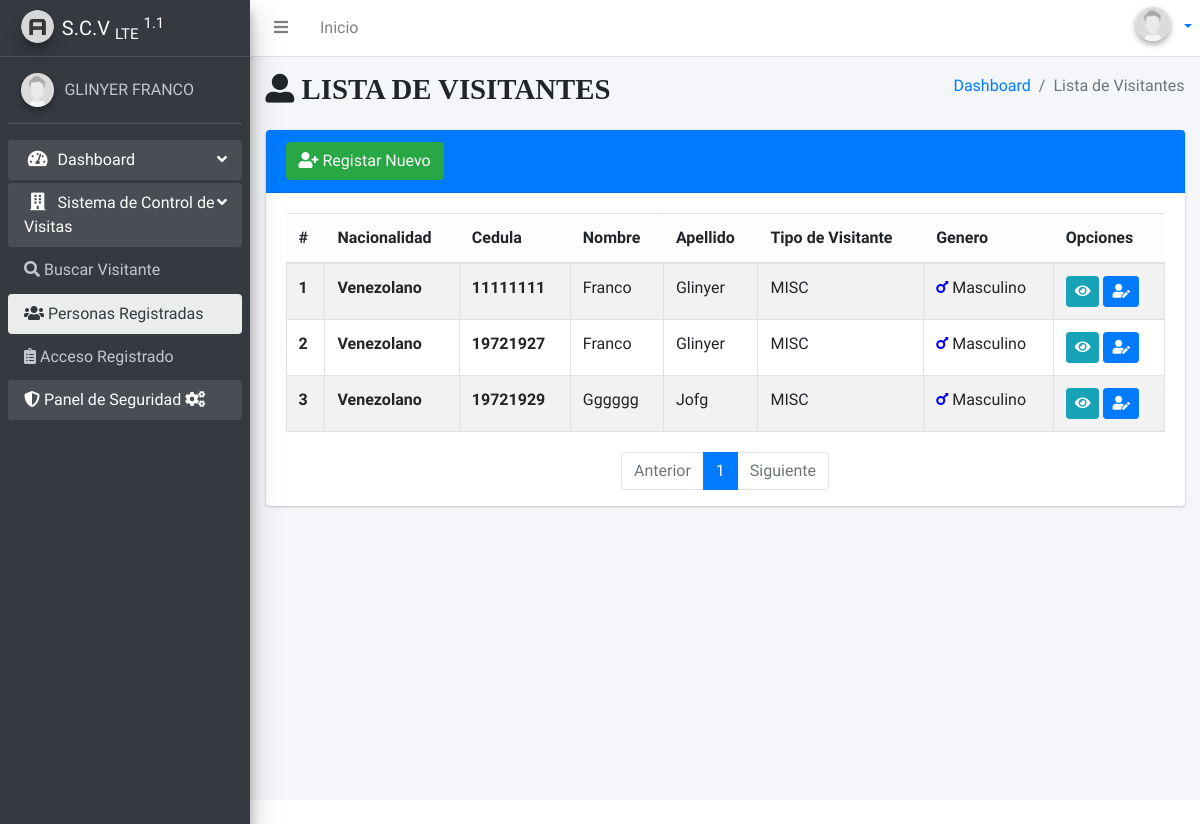
The page /person/list/ (signed in) on the database as committed earlier.
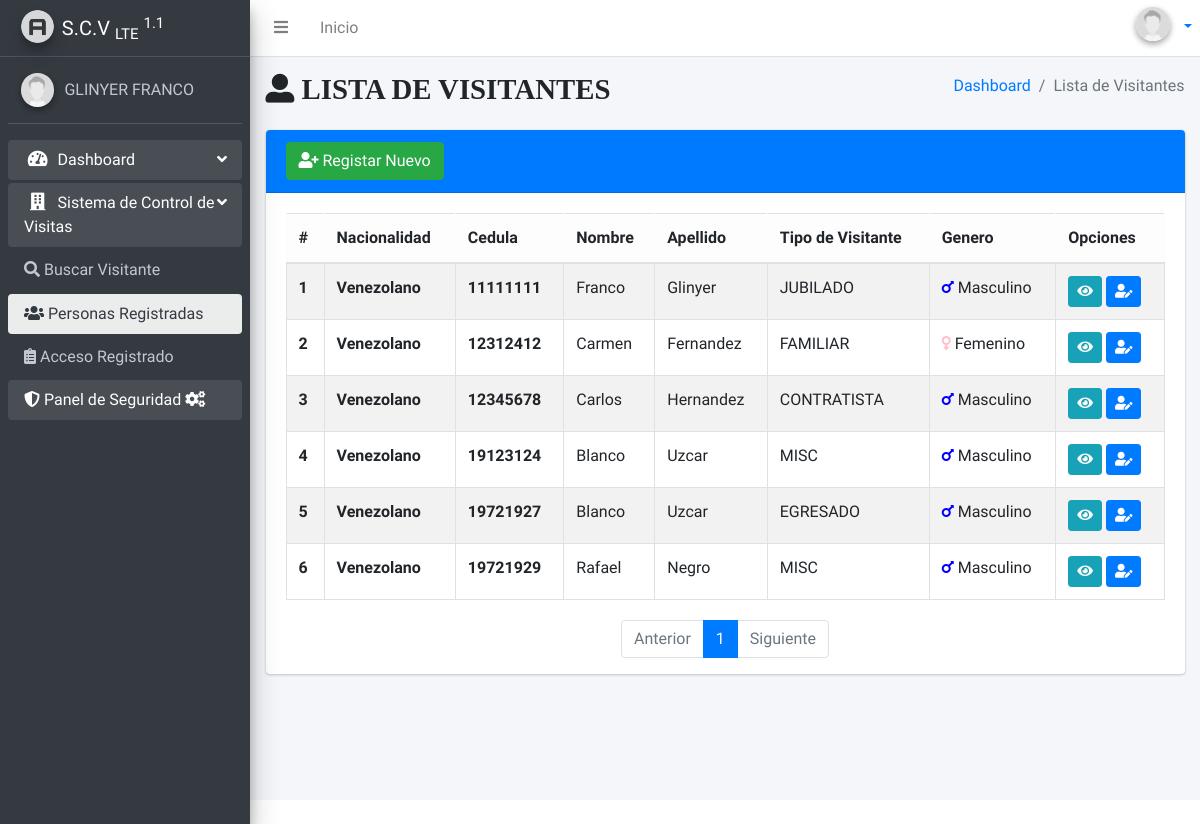
The same page on the database as committed later.
### apps/dashboard/models.py (models this page shows, shortened)
class Profile(models.Model):
    user = models.OneToOneField(User, on_delete=models.CASCADE)
    dni = models.CharField('Cedula',max_length=10, null=True, blank=True)
    avatar = models.ImageField(upload_to='profiles',  default='users/default.jpg',null=True, blank=True)
    bio = models.TextField(null=True, blank=True)
    class Meta:
        verbose_name ='Perfil'
        verbose_name_plural ='Perfiles'

### apps/gav/models.py (models this page shows, shortened)
class Personas(models.Model):
    LIST_NAC = [
        ('VE', 'Venezolano'),
        ('EX', 'Extranjero'),
    ]
    Lista_status = [('F', 'FAMILIAR'),
                    ('E', 'EGRESADO'),
                    ('J', 'JUBILADO'),
                    ('C', 'CONTRATISTA'),
                    ('M', 'MISC'),
                    ]
    status = models.CharField(
        'Tipo de visitante', max_length=1, choices=Lista_status, null=False, default='M')
    nac = models.CharField('Nacionalidad', max_length=2, choices=LIST_NAC, null=True, blank=True)
    dni = models.CharField('Cedula', primary_key=True,  max_length=8,validators=[MinLengthValidator(6)])
    first_name = models.CharField('Nombre', max_length=40,validators=[MinLengthValidator(3)])
    last_name = models.CharField('Apellido', max_length=40,validators=[MinLengthValidator(3)])
    GENDER_CHOICES = [
        ('M', 'Masculino'),
        ('F', 'Femenino'),
    ]
    gender = models.CharField('Género', max_length=1, choices=GENDER_CHOICES, null=True, blank=True)
    class Meta:
        verbose_name = "Personas"
        verbose_name_plural = "Personas"
        ordering = ['-dni']

### apps/gav/views.py (the view)
# urls.py: path('person/list/',views.lperson,name='lperson'),
@login_required
@permission_required('gav.add_personas')
def lperson(request):
    try:
        persons = Personas.objects.all().order_by('dni')
        paginator = Paginator(persons, 8)
        page_number = request.GET.get('page')
        page_obj = paginator.get_page(page_number)
        context = {
            'page_obj': page_obj}
        return render(request, 'person/lperson.html', context)
    except Personas.DoesNotExist:
        return render(request, 'accesss/notfound.html')

### templates/person/lperson.html (shortened to what this page needs)
{% extends 'layouts/main.html' %}
{% block titlecontent %}
  <i class="fas fa-user-alt"> LISTA DE VISITANTES</i>
{% endblock %}
{% block titlemenu %}
  Lista de Visitantes
{% endblock %}
{% block content %}
  <div class="content">
    <div class="container-fluid">
   <div class="row">
        <div class="col">
          <div class="card card-primary">
            <div class="card-header">
             {% if perms.gav.add_personas%}
           <a href="{% url 'cperson' %}" class="btn btn-success"><i class="fa fa-user-plus" aria-hidden="true"></i> Registar Nuevo</a>
           {%endif%}
            </div>
            <div class="card-body">
              <table class="table table-striped table-bordered">
                <thead class="table-light">
                  <tr>
                    <th scope="col">#</th>
                    <th scope="col">Nacionalidad</th>
                    <th scope="col">Cedula</th>
                    <th scope="col">Nombre</th>
                    <th scope="col">Apellido</th>
                    <th scope="col">Tipo de Visitante</th>
                    <th scope="col">Genero</th>
                    <th scope="col">Opciones</th>
                  </tr>
                </thead>
                <tbody>
                  {% for person in page_obj %}
                    <tr>
                      <th>{{ forloop.counter }}</th>
                      <th >{{ person.get_nac_display }}</th>
                      <th>{{ person.dni }}</th>
                      <td>{{ person.first_name }}</td>
                      <td>{{ person.last_name }}</td>
                      <td>{{ person.get_status_display}}</td>
                      {%load static%}
                      <td>  {% if person.gender == 'M' %}
                        <i class="fas fa-mars" style="color :blue"> </i> {{ person.get_gender_display}}
              {% else %}
              <i class="fas fa-venus" style="color:pink"> </i> {{ person.get_gender_display}}
      {% endif %}
    </td>
                      <td>
                   <a class="btn btn-sm btn-info" href="{% url 'dperson' dni=person.dni %}"><i class="fa fa-eye" aria-hidden="true"></i></a>
                   {% if perms.gav.change_personas%}
                   <a class="btn btn-sm btn-primary" href="{%url 'eperson' person.dni %}"><i class="fas fa-user-edit"></i></a>
                   {%endif%}
                      </td>
                    </tr>
                  {% endfor %}
                </tbody>
              </table>
            </div>
            <nav aria-label="Page navigation example px-6">
              <ul class="pagination justify-content-center">
                {% if page_obj.has_previous %}
                  <li class="page-item">
                    <a class="page-link" href="?page={{ page_obj.previous_page_number }}">Anterior</a>
                  </li>
                {% else %}
                  <li class="page-item disabled">
                    <a class="page-link">Anterior</a>
                  </li>
                {% endif %}
                {% for page in page_obj.paginator.page_range %}
                  {% if page == page_obj.number %}
                    <li class="page-item active">
                      <a class="page-link" href="?page={{ page }}">{{ page }}</a>
                    </li>
                  {% else %}
                    <li class="page-item">
                      <a class="page-link" href="?page={{ page }}">{{ page }}</a>
                    </li>
                  {% endif %}
                {% endfor %}
                {% if page_obj.has_next %}
                  <li class="page-item">
                    <a class="page-link" href="?page={{ page_obj.next_page_number }}">Siguiente</a>
                  </li>
                {% else %}
                  <li class="page-item disabled">
                    <a class="page-link">Siguiente</a>
                  </li>
                {% endif %}
              </ul>
            </nav>
          </div>
        </div>
      </div>
    </div>
  </div>
{% endblock %}

### templates/layouts/main.html (shortened to what this page needs)
<!DOCTYPE html>
{% load static %}
<html lang="es">
  <head>
    <link rel="stylesheet" href="{% static 'plugins/fontawesome-free/css/all.min.css' %}" />
    <link rel="stylesheet" href="{% static 'dist/css/adminlte.min.css' %}" />
  </head>
  <body class="hold-transition sidebar-mini">
    <div class="wrapper">
      {% include 'layouts/navbar.html' %}
      <div class="content-wrapper">
        <section class="content-header">
          <div class="container-fluid">
            <div class="row mb-2">
              <div class="col-sm-6">
                <h1>
                  {% block titlecontent %}
                  {% endblock %}
                </h1>
              </div>
              <div class="col-sm-6">
                <ol class="breadcrumb float-sm-right">
                  <li class="breadcrumb-item">
                    <a href="/">Dashboard</a>
                  </li>
                  <li class="breadcrumb-item active">
                    {% block titlemenu %}
                    {% endblock %}
                  </li>
                </ol>
              </div>
            </div>
          </div>
        </section>
        {% block content %}
        {% endblock %}
      </div>
      {% include 'layouts/sidebar.html' %}
    </div>
  </body>
</html>

### templates/layouts/navbar.html (shortened to what this page needs)
{%load static%}
<nav class="main-header navbar navbar-expand navbar-white navbar-light">
    <ul class="navbar-nav">
      <li class="nav-item">
        <a class="nav-link" data-widget="pushmenu" href="#" role="button"><i class="fas fa-bars"></i></a>
      </li>
      <li class="nav-item d-none d-sm-inline-block">
        <a href="/" class="nav-link">Inicio</a>
      </li>
    </ul>
    <ul class="navbar-nav ml-auto">
      <li class="dropdown user user-menu">
        <a href="#" class="dropdown-toggle" data-toggle="dropdown" aria-expanded="false">
             <span class="hidden-xs">
              {% if request.user.profile.avatar %}
              <img
                class="img-circle elevation-2 user-image"
                src="{{ request.user.profile.avatar.url }}"
                alt="Fotografía"
              />
              {% else %}
              <img
                src="{% static 'dist/img/user2-160x160.jpg' %}"
                class="img-circle elevation-2 user-image"
                alt="User Image"
              />
              {% endif %}
 </span>
        </a>
    </ul>
  </nav>

### templates/layouts/sidebar.html (shortened to what this page needs)
{% load static %}
in<aside class="main-sidebar elevation-4 sidebar-dark-primary">
  <a href="/" class="brand-link">
    <img
      src="{% static 'dist/img/AdminLTELogo.png' %}"
      alt=""
      class="brand-image img-circle elevation-3"
      style="opacity: 0.8"
    />
    <span class="brand-text font-weight-light"><b>S.C.V</b> <sub>LTE</sub> <sup> 1.1</sup></span>
  </a>
  <div class="sidebar">
    <div class="user-panel mt-3 pb-3 mb-3 d-flex">
      <div class="image">
        {% if request.user.profile.avatar %}
        <img
          class="img-circle elevation-2"
          src="{{ request.user.profile.avatar.url }}"
          alt="Fotografía"
        />
        {% else %}
        <img
          src="{% static 'dist/img/user2-160x160.jpg' %}"
          class="img-circle elevation-2"
          alt="User Image"
        />
        {% endif %}
      </div>
      <div class="info">
        {% if user.first_name and user.last_name %}
        <a href="{%url 'profiles-view'%}" class="d-block"
          >{{ user.first_name |upper }} {{ user.last_name |upper }}</a
        >
        {% else %}
        <a href="{%url 'profiles-view'%}" class="d-block">{{ user.username |upper }}</a>
        {% endif %}
      </div>
    </div>
    <nav class="mt-2">
      <ul class="nav nav-pills nav-sidebar flex-column"  data-widget="treeview" role="menu" data-accordion="false">
     <li class="nav-item menu-open">
          <a
            href="{% url 'home' %}"
            class="nav-link {% if request.resolver_match.url_name == 'home' %}active{% endif %}"
          >
            <i class="nav-icon fas fa-tachometer-alt"></i>
            <p>
              Dashboard
              <i class="right fas fa-angle-left"></i>
            </p>
          </a>
        </li>
        {%if perms.gav.view_personas %}
        <li class="nav-item menu-open">
          <a href="" class="nav-link">
            <i class="fas fa-building nav-icon"></i>
            <p>
              Sistema de Control de Visitas
              <i class="right fas fa-angle-left"></i>
            </p>
          </a>
          <ul class="nav nav-treeview">
            <li class="nav-item">
              <a
                href="{% url 'search' %}"
                class="nav-link {% if request.resolver_match.url_name == 'search' %}active{% endif %}"
              >
              <i class="fas fa-search"></i>
                <p>Buscar Visitante</p>
              </a>
            </li>
            <li class="nav-item">
              <a
                href="{% url 'lperson' %}"
                class="nav-link {% if request.resolver_match.url_name == 'lperson' %}active{% endif %}"
              >
              <i class="fas fa-users"></i>
                <p>Personas Registradas</p>
              </a>
            </li>
            {%if perms.gav.view_avisitantes%}
            <li class="nav-item">
              <a
                href="{% url 'laccess' %}"
                class="nav-link {% if request.resolver_match.url_name == 'laccess' %}active{% endif %}"
              >
              <i class="fas fa-clipboard-list"></i>
                <p>Acceso Registrado</p>
              </a>
            </li>
            {%endif%}
        </ul>
        </li>
        {%endif%}
        {% if request.user.is_staff %}
        <li class="nav-item menu-open">
          <a
            href="/admin"
            class="nav-link {% if request.resolver_match.url_name == 'admin' %}active{% endif %}"
          >
          <i class="fas fa-shield-alt"></i>
            <p>
              Panel de Seguridad
              <i class="fas fa-cogs"></i>
            </p>
          </a>
        </li>
        {% endif%}
      </ul>
    </nav>
  </div>
</aside>

Rows that differ between the two databases and show on the page:
changed Personas "Franco": status "MISC" → "JUBILADO"
added Personas: nac "Venezolano", dni "12312412", first_name "Carmen", last_name "Fernandez", status "FAMILIAR", gender "Femenino"
added Personas: nac "Venezolano", dni "12345678", first_name "Carlos", last_name "Hernandez", status "CONTRATISTA", gender "Masculino"
added Personas: nac "Venezolano", dni "19123124", first_name "Blanco", last_name "Uzcar", status "MISC", gender "Masculino"
changed Personas id 19721927: first_name "Franco" → "Blanco"; last_name "Glinyer" → "Uzcar"; status "MISC" → "EGRESADO"
changed Personas id 19721929: first_name "Gggggg" → "Rafael"; last_name "Jofg" → "Negro"
